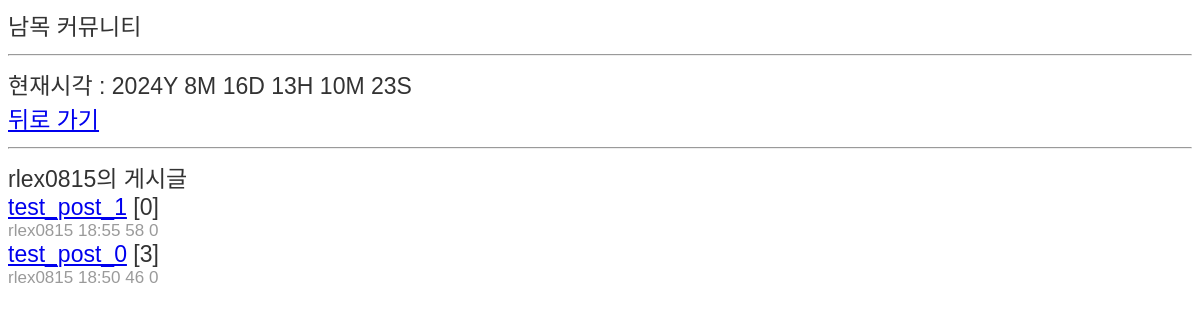
Page /NHSApp/account/rlex0815 on the earlier database version.
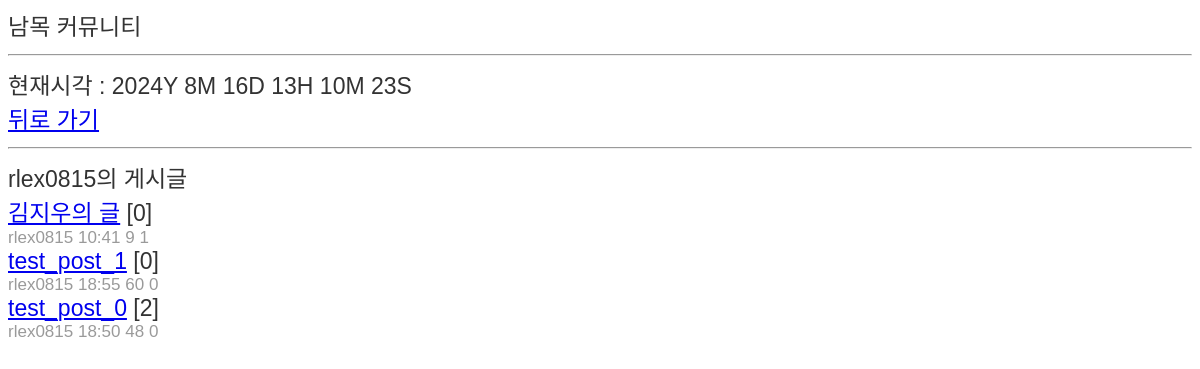
Same page on the later database version.
### NHSApp/models.py (models this page shows, shortened)
class Post(models.Model):
    author= models.ForeignKey('auth.User', on_delete=models.CASCADE)
    title=models.CharField(max_length=50)
    content=models.TextField()
    pub_date=models.DateTimeField(auto_now_add=True)
    comment_num=models.IntegerField(default=0)
    upvote=models.ManyToManyField(User, related_name='upvoted_posts',blank=True)
    downvote=models.ManyToManyField(User, related_name='downvoted_posts',blank=True)
    views=models.IntegerField(default=0)
    def total_votes(self):
        return self.upvote.count()-self.downvote.count()

### NHSApp/views/account.py (the view)
# urls.py: path('account/<str:username>',account_view, name='account_view'),
def account_view(request, username):
    account=User.objects.get(username=username)
    post_list=list(Post.objects.filter(author=account).order_by('-pub_date'))
    context={
        'now':time.localtime(time.time()),
        'user':request.user,
        'account':account,
        'post_list':post_list
    }
    return render(request, 'NHSApp/account.html', context)

### NHSApp/templates/NHSApp/account.html (shortened to what this page needs)
<html lang="en">
    <head>
        {%load static%}
        <link rel="stylesheet" href="{%static 'NHSApp/css/style.css'%}">
    </head>
    <body class="big-font">
        <div>남목 커뮤니티</div>
        <hr>
        <div>현재시각 : {{now.tm_year}}Y {{now.tm_mon}}M {{now.tm_mday}}D {{now.tm_hour}}H {{now.tm_min}}M {{now.tm_sec}}S</div>
        <a href="/NHSApp/">뒤로 가기</a>
        <hr>
        <div>
            {{account.username}}의 게시글
            {%for post in post_list%}
            <div>
                <a href="/NHSApp/{{post.pk}}">{{post.title}}</a> [{{post.comment_num}}]
            </div>
            <div class="small-font">
                {{post.author}} {{post.pub_date.hour}}:{{post.pub_date.minute}}
                {{post.views}}
                {{post.total_votes}}
            </div>
            {%endfor%}
        </div>
    </body>
</html>

Differences in the rows shown:
added Post: title "김지우의 글", comment_num "0", author "rlex0815", pub_date.hour "10", pub_date.minute "41", views "9", total_votes "1"
changed Post "test_post_1": views "58" → "60"
changed Post "test_post_0": comment_num "3" → "2"; views "46" → "48"
